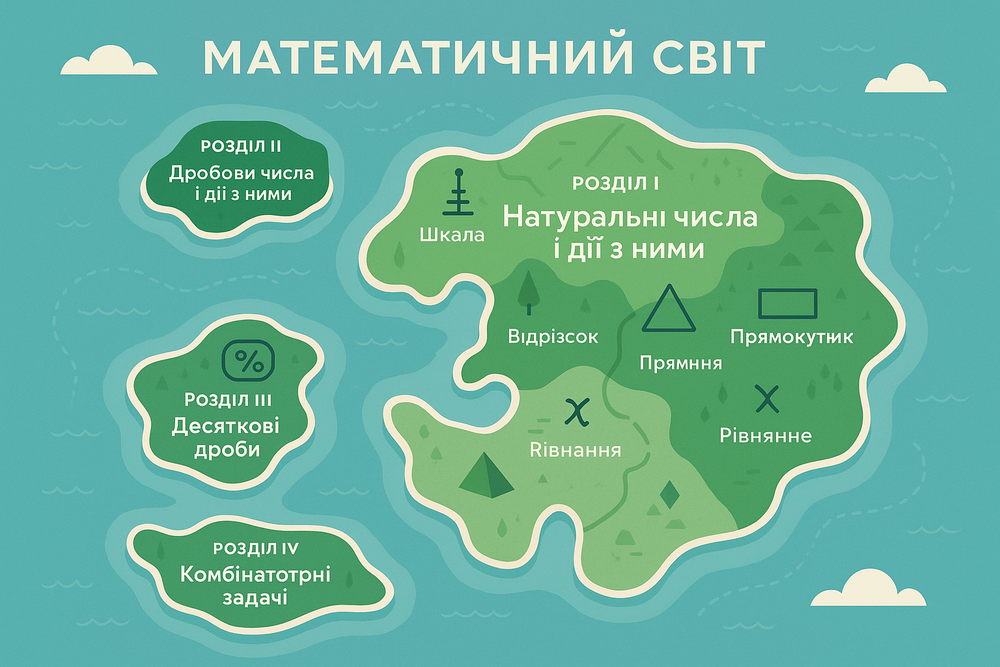
#> input picture education/img/5_class_map.png, 1000 x 667 px, shrunk from 1536 x 1024 before the run
$ python -i regions.py   (imports and definitions only)
#> lines starting #> are read from the running program, lines starting #| are printed output that depends on the picture; after the words box and inside, x2 and y2 are one past the last pixel; in counts of white or black regions, pixels touching at a corner belong together
#> further down, picture is the input picture: shape (667, 1000, 3); mean B, G, R 156.9, 178.5, 102.9
### education/pdf_pipeline/datatypes.py
"""Спільні типи даних пайплайна: від слова з OCR до дерева підручника.

Усі класи серіалізуються в JSON-сумісні dict (``to_dict``) і назад
(``from_dict``) без втрат — так проміжні результати кешуються на диску.
Координати завжди в пікселях **оригінальної** картинки сторінки.
"""
from __future__ import annotations

import statistics
from collections.abc import Iterable, Iterator
from dataclasses import dataclass, field
from pathlib import Path
from typing import Any

# --------------------------------------------------------------------------- BBox


@dataclass(frozen=True)
class BBox:
    """Прямокутник на сторінці: лівий-верхній (x0, y0) і правий-нижній (x1, y1) кут."""

    x0: int
    y0: int
    x1: int
    y1: int

    def __post_init__(self) -> None:
        if self.x0 > self.x1 or self.y0 > self.y1:
            raise ValueError(f"Некоректний BBox: {self}")

    @property
    def width(self) -> int:
        return self.x1 - self.x0

    @property
    def height(self) -> int:
        return self.y1 - self.y0

    @property
    def area(self) -> int:
        return self.width * self.height

    @property
    def center(self) -> tuple[float, float]:
        return ((self.x0 + self.x1) / 2, (self.y0 + self.y1) / 2)

    # [12 lines left out: functions union, intersection, not called in this run]

    def intersects(self, other: BBox) -> bool:
        return self.intersection(other) is not None

    # [12 lines left out: functions iou, scale, not called in this run]

    def shift(self, dx: int, dy: int) -> BBox:
        """Зсуває прямокутник (напр. після обрізки полів)."""
        return BBox(self.x0 + dx, self.y0 + dy, self.x1 + dx, self.y1 + dy)

    # [10 lines left out: function union_all, not called in this run]

    def to_dict(self) -> list[int]:
        # Компактно: [x0, y0, x1, y1] — таких об'єктів у JSON будуть тисячі.
        return [self.x0, self.y0, self.x1, self.y1]

    # [4 lines left out: function from_dict, not called in this run]


# --------------------------------------------------------------------------- Word


@dataclass(frozen=True)
class Word:
    """Одне слово, як його повернув OCR."""

    text: str
    bbox: BBox
    conf: float                 # впевненість OCR, 0..100
    block_no: int = 0           # номери з Tesseract: блок / абзац / рядок / слово
    par_no: int = 0
    line_no: int = 0
    word_no: int = 0
    raw_text: str | None = None  # текст до нормалізації (фаза 7); None — не змінювався
    flags: tuple[str, ...] = ()  # позначки для перевірки, напр. "suspect_operator"

    # [26 lines left out: functions to_dict, from_dict, not called in this run]


# --------------------------------------------------------------------------- Line


@dataclass
class Line:
    """Рядок тексту на сторінці — впорядкований список слів."""

    words: list[Word]
    page_index: int             # номер сторінки в PDF (з 1)
    zone: str = "body"          # "header" | "footer" | "body" | "boxed" | ...
    line_id: int = 0            # порядковий номер рядка на сторінці

    @property
    def text(self) -> str:
        return " ".join(w.text for w in self.words)

    @property
    def bbox(self) -> BBox:
        return BBox.union_all(w.bbox for w in self.words)

    # [4 lines left out: function conf, not called in this run]

    @property
    def min_conf(self) -> float:
        return min((w.conf for w in self.words), default=0.0)

    # [21 lines left out: functions height, to_dict, from_dict, not called in this run]


# --------------------------------------------------------------------------- Zone


@dataclass
class Zone:
    """Область сторінки певного типу (колонтитул, рамка, рисунок...)."""

    kind: str
    bbox: BBox
    lines: list[Line] = field(default_factory=list)

    def to_dict(self) -> dict[str, Any]:
        return {"kind": self.kind, "bbox": self.bbox.to_dict(),
                "lines": [ln.to_dict() for ln in self.lines]}

    # [4 lines left out: function from_dict, not called in this run]


# --------------------------------------------------------------------------- PageImage


@dataclass(frozen=True)
class PageImage:
    """Картинка однієї сторінки PDF, збережена на диску."""

    pdf_page: int               # номер сторінки в PDF, з 1
    path: Path
    width: int
    height: int
    dpi: float
    low_res: bool = False

    # [10 lines left out: functions to_dict, from_dict, not called in this run]


# --------------------------------------------------------------------------- PageOcr


@dataclass
class PageOcr:
    """Результат OCR однієї сторінки."""

    page: PageImage
    words: list[Word]
    engine: str                 # напр. "tesseract-5.5.3"
    params: dict[str, Any] = field(default_factory=dict)
    duration_ms: int = 0

    # [11 lines left out: functions to_dict, from_dict, not called in this run]


# --------------------------------------------------------------------------- SourceRef


@dataclass(frozen=True)
class SourceRef:
    """Звідки взявся шматок тексту: сторінка і місце на ній. Є в кожній ноді дерева."""

    pdf_page: int
    book_page: int | None = None     # номер, надрукований у книзі
    bbox: BBox | None = None
    line_ids: tuple[int, ...] = ()

    # [11 lines left out: functions to_dict, from_dict, not called in this run]


# --------------------------------------------------------------------------- Node

NODE_KINDS = frozenset({
    "textbook", "section", "paragraph", "item", "block",
    "exercise", "subexercise", "figure", "answer",
})


@dataclass
class Node:
    """Вузол дерева підручника: Розділ → § → пункт → блок → вправа → підпункт."""

    kind: str
    number: str | None = None        # "1", "11", "IV" — рядок, бо бувають римські
    title: str = ""
    text: str = ""
    children: list[Node] = field(default_factory=list)
    source: SourceRef | None = None
    conf: float | None = None
    needs_review: bool = False
    data: dict[str, Any] = field(default_factory=dict)  # додаткове: difficulty, block_type...

    def __post_init__(self) -> None:
        if self.kind not in NODE_KINDS:
            raise ValueError(f"Невідомий kind={self.kind!r}; дозволені: {sorted(NODE_KINDS)}")

    # [10 lines left out: functions add, walk, not called in this run]

    def find(self, kind: str) -> list[Node]:
        """Усі нащадки (і сам вузол) заданого типу, у порядку документа."""
        return [n for n in self.walk() if n.kind == kind]

    # [27 lines left out: functions to_dict, from_dict, not called in this run]

### education/pdf_pipeline/layout/regions.py
"""Рамки на сторінці: таблиці-рисунки і текстові рамки («Зверніть увагу:»).

Шукаємо довгі горизонтальні й вертикальні лінії (морфологічне «відкриття»
довгим тонким ядром прибирає літери й лишає лише лінії) і обводимо їх
зовнішніми контурами. Що це за рамка — текстова чи рисунок — вирішує
layout за тим, скільки тексту всередині.
"""
from __future__ import annotations

import cv2
import numpy as np

from ..datatypes import BBox

MIN_FRAME_AREA = 0.005    # рамки, менші за 0.5% площі сторінки, ігноруємо


def detect_frames(image: np.ndarray, min_area: float = MIN_FRAME_AREA) -> list[BBox]:
    """Прямокутники, утворені лініями (рамки, таблиці), у координатах цієї картинки."""
#> called with min_area = 0.005
    gray = image if image.ndim == 2 else cv2.cvtColor(image, cv2.COLOR_BGR2GRAY)
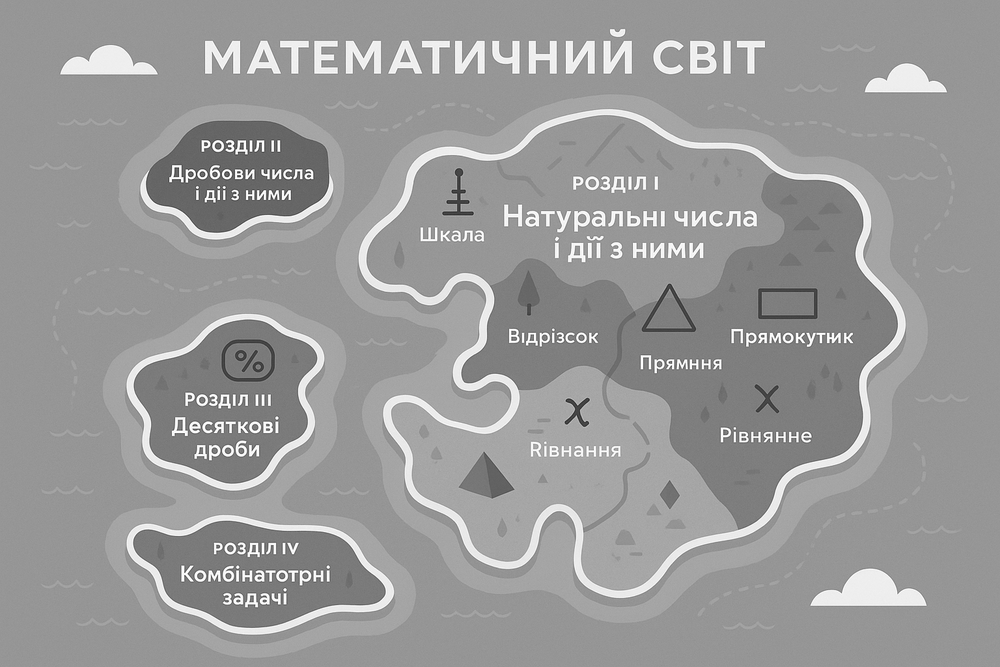
#> gray: shape (667, 1000); min 38, max 255, mean 153.4
    h, w = gray.shape
#> h = 667; w = 1000
    _, ink = cv2.threshold(gray, 0, 255, cv2.THRESH_BINARY_INV + cv2.THRESH_OTSU)
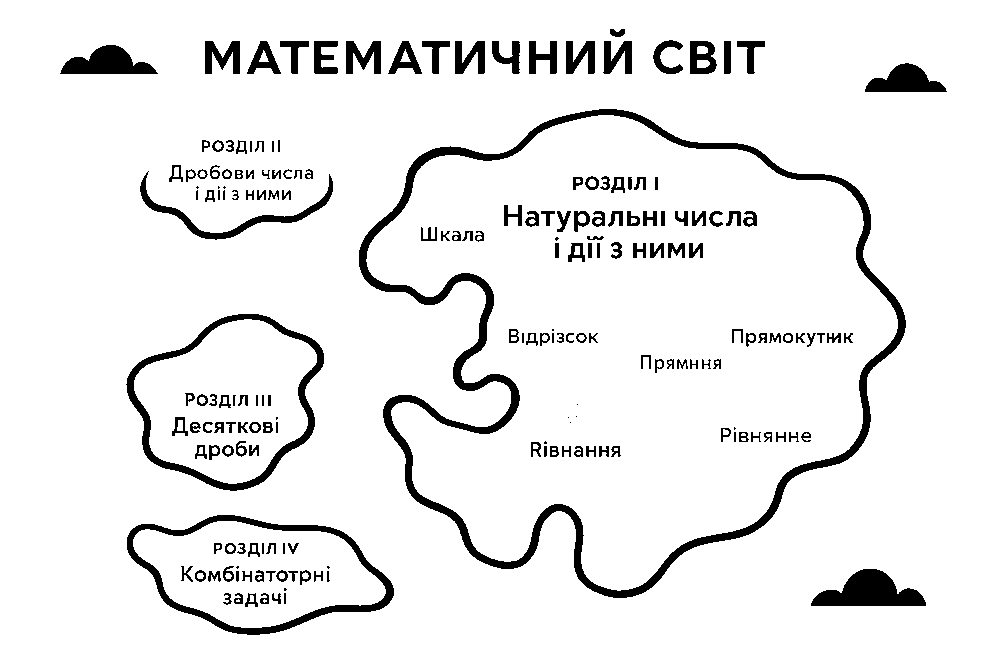
#> ink: shape (667, 1000); 92.6% white; 197 black regions (17 under 20 px), largest, box (x1, y1, x2, y2) and area: (359, 109, 906, 598) 15322, (127, 515, 394, 635) 3935, (126, 314, 324, 491) 3895

    # Ядро 1×(w/15): лишаються лише горизонтальні відрізки довжиною ≥ w/15. Аналогічно вертикальні.
    horizontal = cv2.morphologyEx(ink, cv2.MORPH_OPEN, cv2.getStructuringElement(cv2.MORPH_RECT, (max(w // 15, 1), 1)))
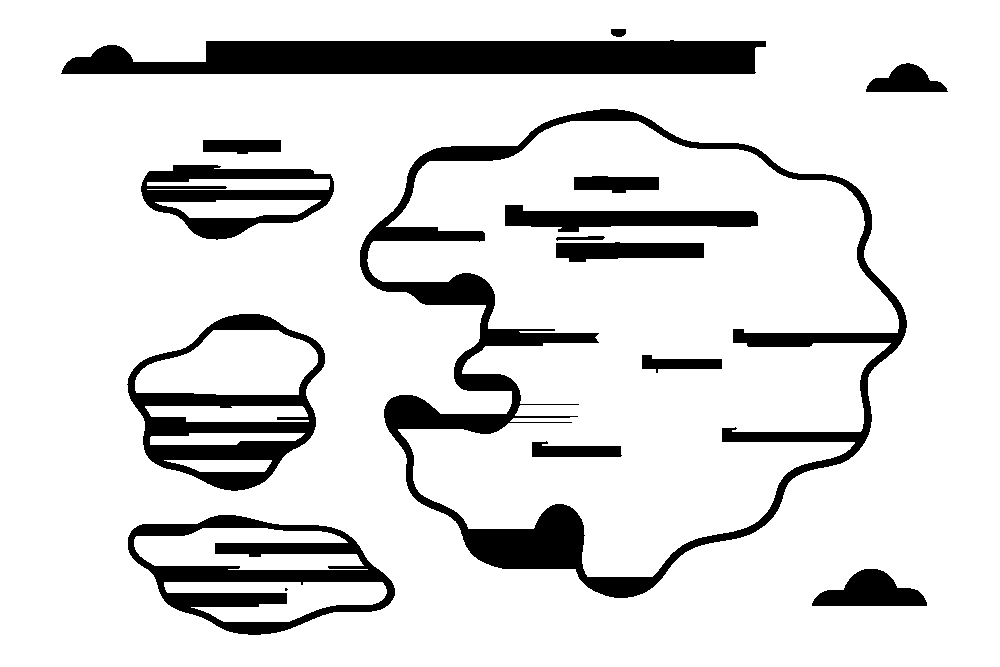
#> horizontal: shape (667, 1000); 86% white; 16 black regions (1 under 20 px), largest, box (x1, y1, x2, y2) and area: (360, 109, 907, 598) 30114, (61, 40, 766, 74) 20553, (127, 314, 325, 491) 10964
    vertical = cv2.morphologyEx(ink, cv2.MORPH_OPEN, cv2.getStructuringElement(cv2.MORPH_RECT, (1, max(h // 30, 1))))
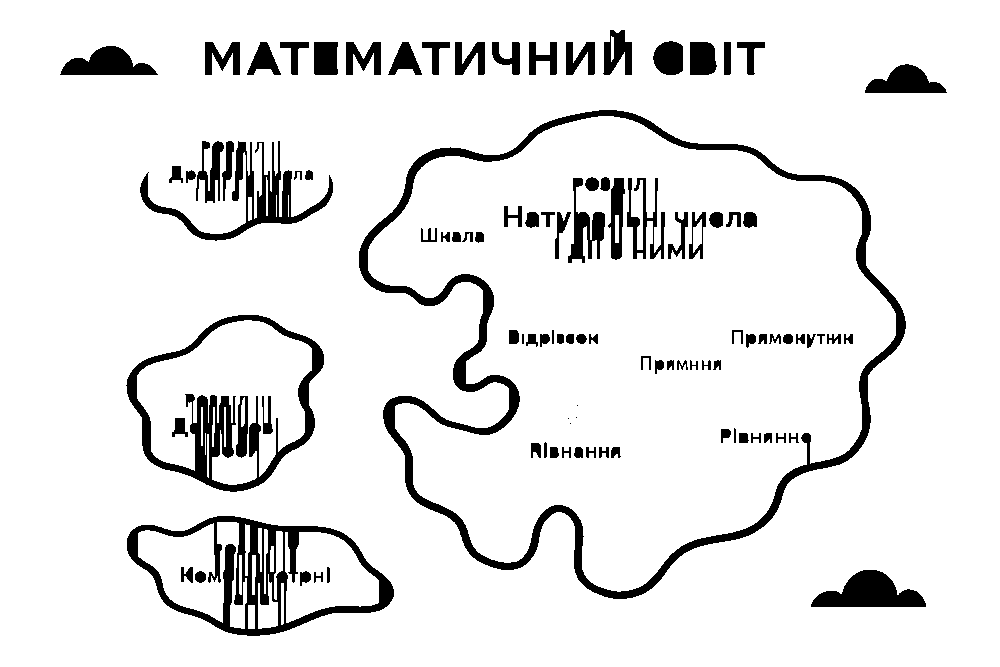
#> vertical: shape (667, 1000); 90.9% white; 101 black regions (4 under 20 px), largest, box (x1, y1, x2, y2) and area: (359, 110, 906, 599) 15868, (127, 516, 394, 636) 7911, (126, 315, 324, 492) 6833
    contours, _ = cv2.findContours(cv2.bitwise_or(horizontal, vertical), cv2.RETR_EXTERNAL, cv2.CHAIN_APPROX_SIMPLE)
#> contours = [[[0, 0], [0, 666], [999, 666], [999, 0]]]

    frames: list[BBox] = []
    for contour in contours:
        x, y, bw, bh = cv2.boundingRect(contour)
        if bw * bh >= min_area * w * h and bw > 10 and bh > 10:
            frames.append(BBox(x, y, x + bw, y + bh))
#> this loop made 1 pass
#> (contour, x, y, bw, bh) on pass 1: ([[0, 0], [0, 666], [999, 666], [999, 0]], 0, 0, 1000, 667)
#> after the loop, frames = 1 item
    return sorted(frames, key=lambda b: (b.y0, b.x0))

>>> import cv2
>>> picture = cv2.imread('../../img/5_class_map.png')
>>> result = detect_frames(picture)
#> result = 1 item
